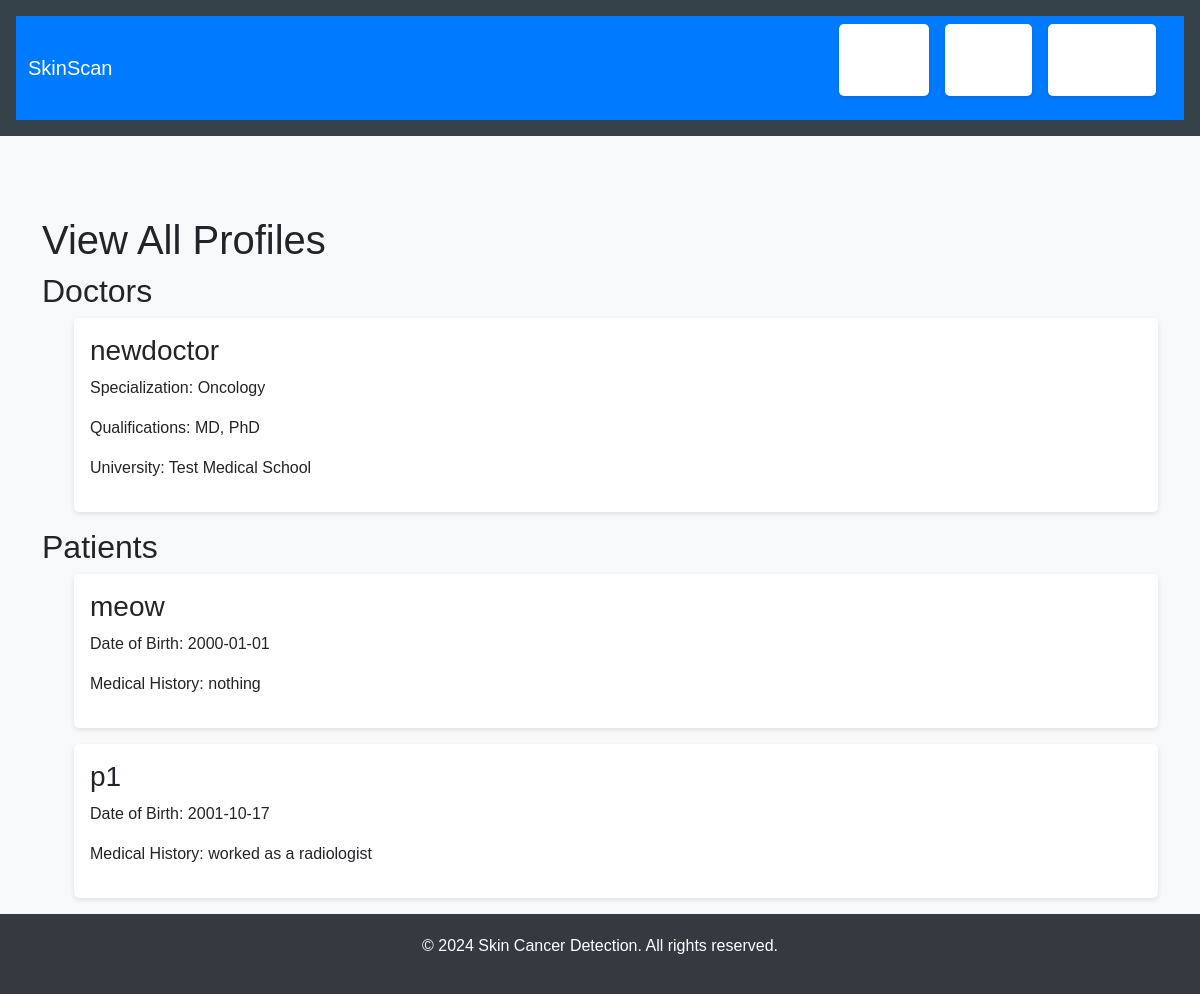
/admin/view_profiles, run on the app's committed database.
### app/models/doctor.py (models this page shows, shortened)
class Doctor(db.Model):
    id = db.Column(db.Integer, primary_key=True)
    user_id = db.Column(db.Integer, db.ForeignKey('user.id'), nullable=False)
    user = db.relationship('User', backref=db.backref('doctor', uselist=False))
    specialization = db.Column(db.String(100))
    qualifications = db.Column(db.Text)
    university = db.Column(db.String(200))

### app/models/user.py (models this page shows, shortened)
class User(UserMixin, db.Model):
    id = db.Column(db.Integer, primary_key=True)
    username = db.Column(db.String(64), unique=True, nullable=False)
    email = db.Column(db.String(120), unique=True, nullable=False)
    password_hash = db.Column(db.String(128))
    role = db.Column(db.String(20), nullable=False)

### app/models/patient.py (models this page shows, shortened)
class Patient(db.Model):
    id = db.Column(db.Integer, primary_key=True)
    user_id = db.Column(db.Integer, db.ForeignKey('user.id'), nullable=False)
    user = db.relationship('User', backref=db.backref('patient', uselist=False))
    date_of_birth = db.Column(db.Date)
    medical_history = db.Column(db.Text)

### app/routes/admin.py (the view)
@bp.route('/view_profiles')
def view_profiles():
    doctors = Doctor.query.all()
    patients = Patient.query.all()
    return render_template('admin/view_profiles.html', doctors=doctors, patients=patients)

### app/__init__.py (called while the page is built)
def create_app(config_class=Config):
    app = Flask(__name__)
    app.config.from_object(config_class)
    db.init_app(app)
    migrate.init_app(app, db)
    login_manager.init_app(app)
    from .routes import auth, admin, doctor, patient, main
    app.register_blueprint(auth.bp)
    app.register_blueprint(admin.bp)
    app.register_blueprint(doctor.bp)
    app.register_blueprint(patient.bp)
    app.register_blueprint(main.bp)  # Register the main blueprint
    @app.before_request
    def create_tables():
        db.create_all()
    return app

### app/templates/admin/view_profiles.html
{% extends "base.html" %}
{% block content %}
<h1>View All Profiles</h1>
<h2>Doctors</h2>
<ul>
    {% for doctor in doctors %}
        <li>
            <h3>{{ doctor.user.username }}</h3>
            <p>Specialization: {{ doctor.specialization }}</p>
            <p>Qualifications: {{ doctor.qualifications }}</p>
            <p>University: {{ doctor.university }}</p>
        </li>
    {% endfor %}
</ul>
<h2>Patients</h2>
<ul>
    {% for patient in patients %}
        <li>
            <h3>{{ patient.user.username }}</h3>
            <p>Date of Birth: {{ patient.date_of_birth }}</p>
            <p>Medical History: {{ patient.medical_history }}</p>
        </li>
    {% endfor %}
</ul>
{% endblock %}

### app/templates/base.html (shortened to what this page needs)
<!DOCTYPE html>
<html lang="en">
<head>
    <link rel="stylesheet" href="{{ url_for('static', filename='css/styles.css') }}">
    <link href="https://cdn.jsdelivr.net/npm/bootstrap@5.3.0-alpha1/dist/css/bootstrap.min.css" rel="stylesheet">
</head>
<body>
    <header>
        <nav class="navbar navbar-expand-lg navbar-dark">
            <div class="container-fluid">
                <a class="navbar-brand" href="{{ url_for('main.index') }}">SkinScan</a>
                <div class="collapse navbar-collapse" id="navbarNav">
                    <ul class="navbar-nav ms-auto">
                        <li class="nav-item">
                            <a class="nav-link" href="{{ url_for('main.index') }}">Home</a>
                        </li>
                        {% if current_user.is_authenticated %}
                            {% if current_user.role == 'admin' %}
                                <li class="nav-item">
                                    <a class="nav-link" href="{{ url_for('admin.dashboard') }}">Admin Dashboard</a>
                                </li>
                            {% elif current_user.role == 'doctor' %}
                                <li class="nav-item">
                                    <a class="nav-link" href="{{ url_for('doctor.dashboard') }}">Doctor Dashboard</a>
                                </li>
                            {% elif current_user.role == 'patient' %}
                                <li class="nav-item">
                                    <a class="nav-link" href="{{ url_for('patient.dashboard') }}">Patient Dashboard</a>
                                </li>
                            {% endif %}
                            <li class="nav-item">
                                <a class="nav-link" href="{{ url_for('auth.logout') }}">Logout</a>
                            </li>
                        {% else %}
                            <li class="nav-item">
                                <a class="nav-link" href="{{ url_for('auth.login') }}">Login</a>
                            </li>
                            <li class="nav-item">
                                <a class="nav-link" href="{{ url_for('auth.register') }}">Register</a>
                            </li>
                        {% endif %}
                    </ul>
                </div>
            </div>
        </nav>
    </header>
    <main class="container my-5">
        {% block content %}{% endblock %}
    </main>
    <footer>
        <div class="container">
            <p>&copy; 2024 Skin Cancer Detection. All rights reserved.</p>
        </div>
    </footer>
</body>
</html>

### app/static/css/styles.css (style rules this page uses)
* { margin: 0; padding: 0; box-sizing: border-box; }
body { font-family: Arial, sans-serif; line-height: 1.6; color: #333; background-color: #f4f4f4; }
header { background-color: #35424a; color: #ffffff; padding: 1rem; }
nav ul { list-style-type: none; }
nav ul li { display: inline; margin-right: 1rem; }
nav ul li a { color: #ffffff; text-decoration: none; }
main { padding: 2rem; max-width: 1200px; margin: 0 auto; }
h1, h2, h3 { margin-bottom: 1rem; }
ul { list-style-type: none; }
ul li { background-color: #ffffff; margin-bottom: 1rem; padding: 1rem; border-radius: 5px; box-shadow: 0 2px 5px rgba(0, 0, 0, 0.1); }
footer { background-color: #35424a; color: #ffffff; text-align: center; padding: 1rem; position: fixed; bottom: 0; width: 100%; }

### app/templates/base.html (style rules this page uses)
body { font-family: Arial, sans-serif; background-color: #f8f9fa; margin: 0; padding: 0; }
nav.navbar { background-color: #007bff; }
nav a.nav-link { color: white !important; }
footer { background-color: #343a40; color: white; padding: 20px 0; text-align: center; position: fixed; bottom: 0; width: 100%; }

### data on the page
Doctor: user.username "newdoctor", specialization "Oncology", qualifications "MD, PhD", university "Test Medical School"
Patient: user.username "meow", date_of_birth "2000-01-01", medical_history "nothing"
Patient: user.username "p1", date_of_birth "2001-10-17", medical_history "worked as a radiologist"
